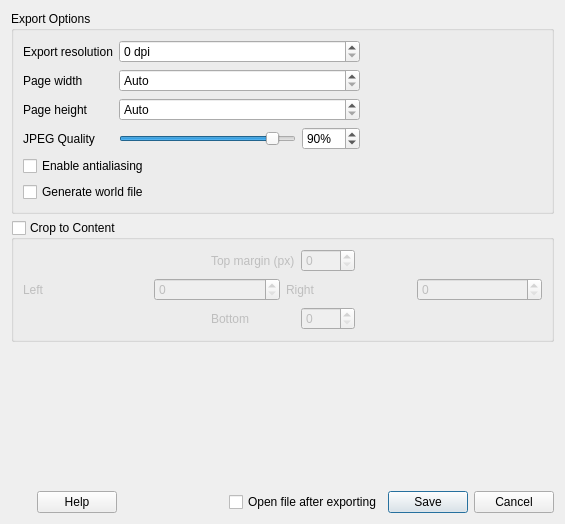
<?xml version="1.0" encoding="UTF-8"?>
<ui version="4.0">
 <class>QgsLayoutImageExportOptionsDialog</class>
 <widget class="QDialog" name="QgsLayoutImageExportOptionsDialog">
  <property name="geometry">
   <rect>
    <x>0</x>
    <y>0</y>
    <width>565</width>
    <height>524</height>
   </rect>
  </property>
  <property name="windowTitle">
   <string>Image Export Options</string>
  </property>
  <layout class="QVBoxLayout" name="verticalLayout">
   <item>
    <widget class="QgsCollapsibleGroupBoxBasic" name="groupBox">
     <property name="title">
      <string>Export Options</string>
     </property>
     <layout class="QGridLayout" name="gridLayout">
      <item row="1" column="4">
       <spacer name="horizontalSpacer_3">
        <property name="orientation">
         <enum>Qt::Horizontal</enum>
        </property>
        <property name="sizeHint" stdset="0">
         <size>
          <width>40</width>
          <height>20</height>
         </size>
        </property>
       </spacer>
      </item>
      <item row="5" column="0" colspan="5">
       <widget class="QCheckBox" name="mGenerateWorldFile">
        <property name="toolTip">
         <string>If checked, a separate world file which georeferences exported images will be created</string>
        </property>
        <property name="text">
         <string>Generate world file</string>
        </property>
       </widget>
      </item>
      <item row="1" column="0">
       <widget class="QLabel" name="label_10">
        <property name="text">
         <string>Page width</string>
        </property>
       </widget>
      </item>
      <item row="1" column="2" colspan="2">
       <widget class="QgsSpinBox" name="mWidthSpinBox">
        <property name="specialValueText">
         <string>Auto</string>
        </property>
        <property name="suffix">
         <string> px</string>
        </property>
        <property name="prefix">
         <string/>
        </property>
        <property name="minimum">
         <number>0</number>
        </property>
        <property name="maximum">
         <number>99999999</number>
        </property>
        <property name="showClearButton" stdset="0">
         <bool>false</bool>
        </property>
       </widget>
      </item>
      <item row="0" column="0" colspan="2">
       <widget class="QLabel" name="label_9">
        <property name="text">
         <string>Export resolution</string>
        </property>
       </widget>
      </item>
      <item row="4" column="0" colspan="5">
       <widget class="QCheckBox" name="mAntialiasingCheckBox">
        <property name="toolTip">
         <string>If unchecked, the generated images will not be antialiased</string>
        </property>
        <property name="text">
         <string>Enable antialiasing</string>
        </property>
       </widget>
      </item>
      <item row="0" column="2" colspan="2">
       <widget class="QgsSpinBox" name="mResolutionSpinBox">
        <property name="suffix">
         <string> dpi</string>
        </property>
        <property name="prefix">
         <string/>
        </property>
        <property name="maximum">
         <number>3000</number>
        </property>
        <property name="showClearButton" stdset="0">
         <bool>false</bool>
        </property>
       </widget>
      </item>
      <item row="2" column="0" colspan="2">
       <widget class="QLabel" name="label_13">
        <property name="text">
         <string>Page height</string>
        </property>
       </widget>
      </item>
      <item row="2" column="2" colspan="2">
       <widget class="QgsSpinBox" name="mHeightSpinBox">
        <property name="specialValueText">
         <string>Auto</string>
        </property>
        <property name="suffix">
         <string> px</string>
        </property>
        <property name="prefix">
         <string/>
        </property>
        <property name="minimum">
         <number>0</number>
        </property>
        <property name="maximum">
         <number>99999999</number>
        </property>
        <property name="showClearButton" stdset="0">
         <bool>false</bool>
        </property>
       </widget>
      </item>
      <item row="3" column="0">
       <widget class="QLabel" name="mQualityLabel">
        <property name="text">
         <string>JPEG Quality</string>
        </property>
       </widget>
      </item>
      <item row="3" column="2">
       <widget class="QSlider" name="mQualitySlider">
        <property name="maximum">
         <number>100</number>
        </property>
        <property name="value">
         <number>90</number>
        </property>
        <property name="orientation">
         <enum>Qt::Horizontal</enum>
        </property>
       </widget>
      </item>
      <item row="3" column="3">
       <widget class="QSpinBox" name="mQualitySpinBox">
        <property name="suffix">
         <string>%</string>
        </property>
        <property name="maximum">
         <number>100</number>
        </property>
        <property name="value">
         <number>90</number>
        </property>
       </widget>
      </item>
     </layout>
    </widget>
   </item>
   <item>
    <widget class="QgsCollapsibleGroupBoxBasic" name="mClipToContentGroupBox">
     <property name="title">
      <string>Crop to Content</string>
     </property>
     <property name="checkable">
      <bool>true</bool>
     </property>
     <property name="checked">
      <bool>false</bool>
     </property>
     <layout class="QVBoxLayout" name="verticalLayout_5">
      <item>
       <layout class="QGridLayout" name="gridLayout_5">
        <item row="1" column="0" colspan="4">
         <layout class="QHBoxLayout" name="horizontalLayout_7">
          <item>
           <widget class="QLabel" name="label_5">
            <property name="text">
             <string>Left</string>
            </property>
           </widget>
          </item>
          <item>
           <widget class="QgsSpinBox" name="mLeftMarginSpinBox">
            <property name="suffix">
             <string/>
            </property>
            <property name="maximum">
             <number>1000</number>
            </property>
           </widget>
          </item>
          <item>
           <widget class="QLabel" name="label_11">
            <property name="text">
             <string>Right</string>
            </property>
           </widget>
          </item>
          <item>
           <widget class="QgsSpinBox" name="mRightMarginSpinBox">
            <property name="suffix">
             <string/>
            </property>
            <property name="maximum">
             <number>1000</number>
            </property>
           </widget>
          </item>
         </layout>
        </item>
        <item row="2" column="1">
         <widget class="QLabel" name="label_12">
          <property name="text">
           <string>Bottom</string>
          </property>
         </widget>
        </item>
        <item row="0" column="1">
         <widget class="QLabel" name="label_4">
          <property name="text">
           <string>Top margin (px)</string>
          </property>
         </widget>
        </item>
        <item row="0" column="3">
         <spacer name="horizontalSpacer_2">
          <property name="orientation">
           <enum>Qt::Horizontal</enum>
          </property>
          <property name="sizeHint" stdset="0">
           <size>
            <width>40</width>
            <height>20</height>
           </size>
          </property>
         </spacer>
        </item>
        <item row="0" column="0">
         <spacer name="horizontalSpacer">
          <property name="orientation">
           <enum>Qt::Horizontal</enum>
          </property>
          <property name="sizeHint" stdset="0">
           <size>
            <width>40</width>
            <height>20</height>
           </size>
          </property>
         </spacer>
        </item>
        <item row="0" column="2">
         <widget class="QgsSpinBox" name="mTopMarginSpinBox">
          <property name="suffix">
           <string/>
          </property>
          <property name="maximum">
           <number>1000</number>
          </property>
         </widget>
        </item>
        <item row="2" column="2">
         <widget class="QgsSpinBox" name="mBottomMarginSpinBox">
          <property name="suffix">
           <string/>
          </property>
          <property name="maximum">
           <number>1000</number>
          </property>
         </widget>
        </item>
       </layout>
      </item>
     </layout>
    </widget>
   </item>
   <item>
    <spacer name="verticalSpacer">
     <property name="orientation">
      <enum>Qt::Vertical</enum>
     </property>
     <property name="sizeHint" stdset="0">
      <size>
       <width>20</width>
       <height>40</height>
      </size>
     </property>
    </spacer>
   </item>
   <item>
    <layout class="QHBoxLayout" name="horizontalLayout_2">
     <item>
      <widget class="QDialogButtonBox" name="mHelpButtonBox">
       <property name="orientation">
        <enum>Qt::Horizontal</enum>
       </property>
       <property name="standardButtons">
        <set>QDialogButtonBox::Help</set>
       </property>
      </widget>
     </item>
     <item>
      <spacer name="horizontalSpacer_4">
       <property name="orientation">
        <enum>Qt::Horizontal</enum>
       </property>
       <property name="sizeHint" stdset="0">
        <size>
         <width>40</width>
         <height>20</height>
        </size>
       </property>
      </spacer>
     </item>
     <item>
      <widget class="QCheckBox" name="mOpenAfterExportingCheckBox">
       <property name="text">
        <string>Open file after exporting</string>
       </property>
      </widget>
     </item>
     <item>
      <widget class="QDialogButtonBox" name="buttonBox">
       <property name="orientation">
        <enum>Qt::Horizontal</enum>
       </property>
       <property name="standardButtons">
        <set>QDialogButtonBox::Cancel|QDialogButtonBox::Save</set>
       </property>
      </widget>
     </item>
    </layout>
   </item>
  </layout>
 </widget>
 <customwidgets>
  <customwidget>
   <class>QgsSpinBox</class>
   <extends>QSpinBox</extends>
   <header>qgsspinbox.h</header>
  </customwidget>
  <customwidget>
   <class>QgsCollapsibleGroupBoxBasic</class>
   <extends>QGroupBox</extends>
   <header>qgscollapsiblegroupbox.h</header>
   <container>1</container>
  </customwidget>
 </customwidgets>
 <tabstops>
  <tabstop>mResolutionSpinBox</tabstop>
  <tabstop>mWidthSpinBox</tabstop>
  <tabstop>mHeightSpinBox</tabstop>
  <tabstop>mQualitySlider</tabstop>
  <tabstop>mQualitySpinBox</tabstop>
  <tabstop>mAntialiasingCheckBox</tabstop>
  <tabstop>mGenerateWorldFile</tabstop>
  <tabstop>mClipToContentGroupBox</tabstop>
  <tabstop>mTopMarginSpinBox</tabstop>
  <tabstop>mLeftMarginSpinBox</tabstop>
  <tabstop>mRightMarginSpinBox</tabstop>
  <tabstop>mBottomMarginSpinBox</tabstop>
  <tabstop>mOpenAfterExportingCheckBox</tabstop>
 </tabstops>
 <resources/>
 <connections>
  <connection>
   <sender>buttonBox</sender>
   <signal>accepted()</signal>
   <receiver>QgsLayoutImageExportOptionsDialog</receiver>
   <slot>accept()</slot>
   <hints>
    <hint type="sourcelabel">
     <x>248</x>
     <y>254</y>
    </hint>
    <hint type="destinationlabel">
     <x>157</x>
     <y>274</y>
    </hint>
   </hints>
  </connection>
  <connection>
   <sender>buttonBox</sender>
   <signal>rejected()</signal>
   <receiver>QgsLayoutImageExportOptionsDialog</receiver>
   <slot>reject()</slot>
   <hints>
    <hint type="sourcelabel">
     <x>316</x>
     <y>260</y>
    </hint>
    <hint type="destinationlabel">
     <x>286</x>
     <y>274</y>
    </hint>
   </hints>
  </connection>
 </connections>
</ui>
